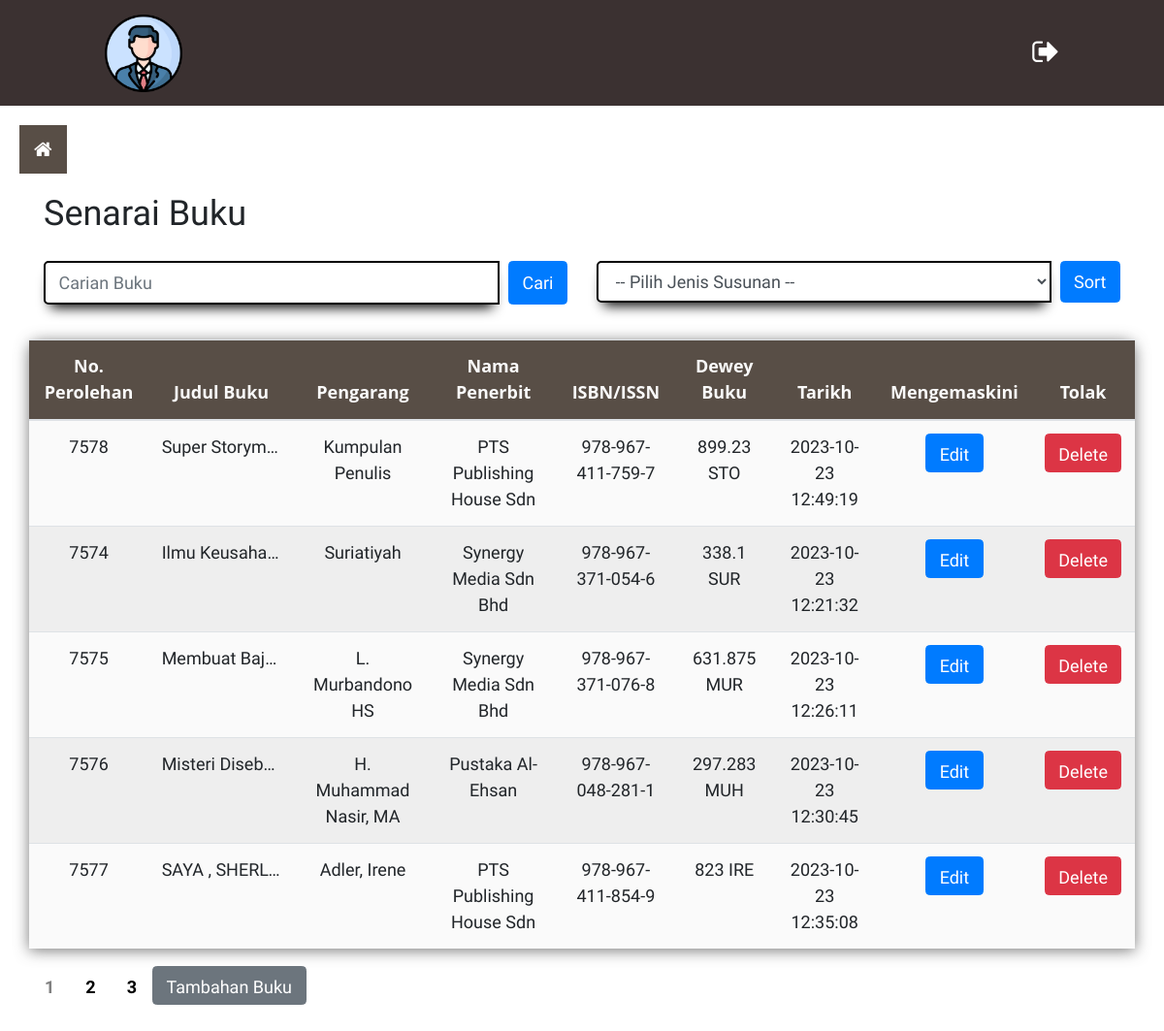
/adminView/viewBooks.php, run on an earlier commit of the app's database.
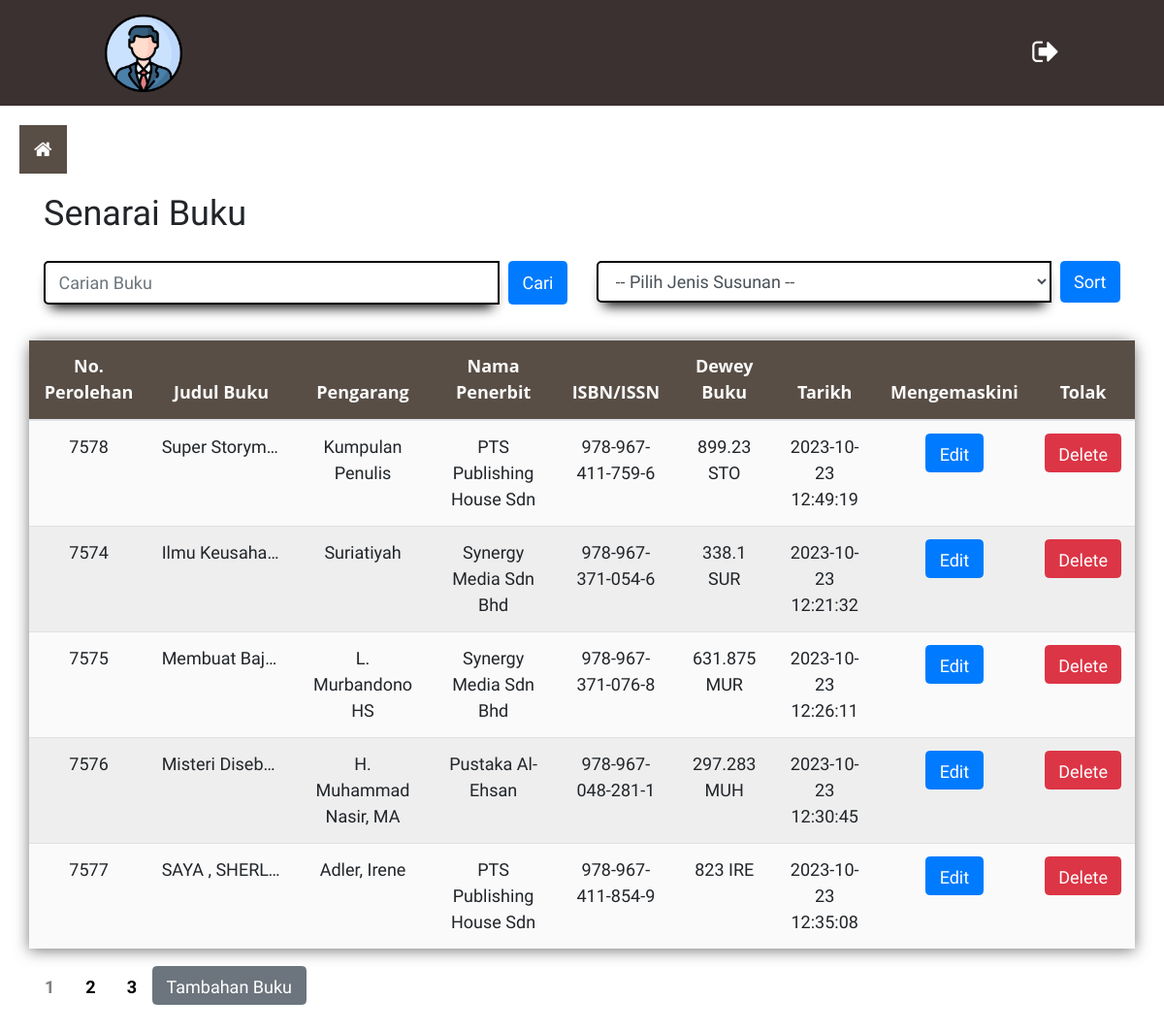
And on a later commit of the database.
### tables this page shows
CREATE TABLE `tblbook` (
  `book_ID` varchar(25) NOT NULL,
  `book_title` varchar(255) NOT NULL,
  `book_author` varchar(25) NOT NULL,
  `book_ISBN` varchar(35) NOT NULL,
  `publisher` varchar(25) NOT NULL,
  `book_dewey` varchar(25) NOT NULL,
  `book_category` varchar(25) NOT NULL,
  `book_desc` varchar(255) NOT NULL,
  `book_language` varchar(25) NOT NULL,
  `book_illustration` varchar(15) NOT NULL,
  `book_matter1` varchar(25) NOT NULL,
  `book_matter2` varchar(25) NOT NULL,
  `book_matter3` varchar(25) NOT NULL,
  `book_status` varchar(15) NOT NULL,
  `book_added` datetime DEFAULT NULL,
  `book_image` varchar(255) NOT NULL
);

### adminView/viewBooks.php (the view, shortened to what this page needs)
<?php
include_once "../config/dbconnect.php";
?>
<!DOCTYPE html>
<html>
<head>
  <head>
    <link rel="stylesheet" href="https://cdn.jsdelivr.net/npm/bootstrap@4.0.0/dist/css/bootstrap.min.css">
    <link rel="stylesheet" href="https://cdnjs.cloudflare.com/ajax/libs/font-awesome/4.7.0/css/font-awesome.min.css">
    <link rel="stylesheet" href="../assets/css/style.css">
    <link rel="stylesheet" href="../assets/css/custom_validation_Books.css">
  </head>
</head>
<body>
  <div id="main-content" class="allContent-section">
    <?php
    include "../adminHeader.php";
    include "../sidebar.php";
    ?>
    <div class="container">
      <h2>Senarai Buku</h2>
      <div class="row">
        <div class="col-md-6 mb-3 mt-3">
          <form action="" method="GET">
            <div class="input-group mb-3">
              <input type="text" name="search" value="<?php if (isset($_GET['search'])) {
                                                        echo $_GET['search'];
                                                      } ?>" class="form-control custom-form-control" placeholder="Carian Buku">
              <button type="submit" class="btn btn-primary ml-2" style="color: white;">Cari</button>
            </div>
        </div>
        <div class="col-md-6 mb-3 mt-3">
          <div class="input-group mb-3">
            <select name="sort_alphabet" class="form-control custom-form-control">
              <option value="">-- Pilih Jenis Susunan --</option>
            </select>
            <button type="submit" class="btn btn-primary ml-2">
              Sort
            </button>
          </div>
        </div>
        <table class="table table-hover">
          <thead>
            <tr>
              <th class="text-center">No. Perolehan</th>
              <th class="text-center">Judul Buku</th>
              <th class="text-center">Pengarang</th>
              <th class="text-center">Nama Penerbit</th>
              <th class="text-center">ISBN/ISSN</th>
              <th class="text-center">Dewey Buku</th>
              <th class="text-center">Tarikh</th>
              <th class="text-center">Mengemaskini</th>
              <th class="text-center">Tolak</th>
            </tr>
          </thead>
          <?php
          $resultPage = 5;
          $query = "SELECT * FROM tblbook ";
          $page = isset($_GET['page']) ? $_GET['page'] : 1;
          $start = ($page - 1) * $resultPage;
          $queryCount = "SELECT COUNT(*) as total FROM tblbook";
          $totalResult = $conn->query($queryCount)->fetch_assoc()['total'];
          $totalPages = ceil($totalResult / $resultPage);
          $query .= " LIMIT $start, $resultPage";
          $result = $conn->query($query);
          if ($result->num_rows > 0) {
            while ($row = $result->fetch_assoc()) {
          ?>
              <tr>
                <td><?= $row["book_ID"] ?></td>
                <td class="book-title"><?= $row["book_title"] ?></td>
                <td><?= $row["book_author"] ?></td>
                <td><?= $row["publisher"] ?></td>
                <td><?= $row["book_ISBN"] ?></td>
                <td><?= $row["book_dewey"] ?></td>
                <td><?= $row["book_added"] ?></td>
                <td><button class="btn btn-primary" style="height:40px" onclick="bookUpdate('<?= $row['book_ID'] ?>')">Edit</button></td>
                <td><button class="btn btn-danger" style="height:40px" onclick="bookDelete('<?= $row['book_ID'] ?>')">Delete</button></td>
              </tr>
            <?php
            }
          } else {
            ?>
            <tr>
              <td colspan="5">No Record Found</td>
            </tr>
          <?php
          }
          ?>
        </table>
        <?php
        echo '<div class="pagination mb-5">';
        for (
          $i = 1;
          $i <= $totalPages;
          $i++
        ) {
          if ($i == $page) {
            echo "<span>$i</span>";
          } else {
            $params = array('page' => $i);
            $url = '?' . http_build_query($params);
            echo "<a href='$url'>$i</a>";
          }
        }
        echo '</div>';
        ?>
        <button type="button" class="btn btn-secondary custom_btn" style="height:40px;" data-toggle="modal" data-target="#myModal">
          Tambahan Buku
        </button>
      </div>
    </div>
  </div>
</body>
</html>

What changed in the data, as far as the page shows it:
changed tblbook "Kumpulan Penulis": book_ISBN "978-967-411-759-7" → "978-967-411-759-6"
